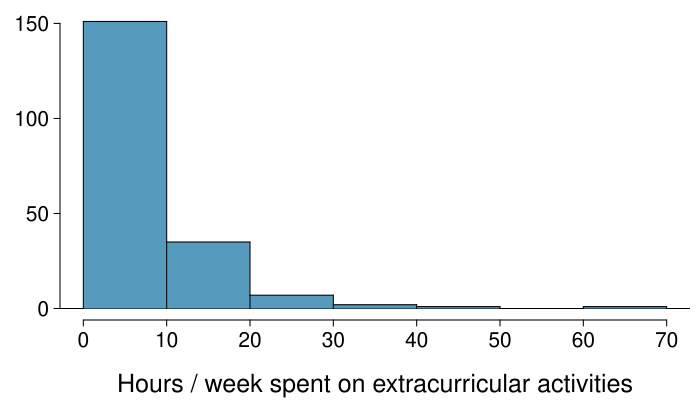

Reproduce this figure in R.
library(openintro)
data(COL)

d = read.csv("extracurr_hrs.csv")

extracurr_hrs = d$extracurr_hrs[!is.na(d$extracurr_hrs)]

# hist

myPDF('extracurr_hrs_hist.pdf', 7, 4, mar=c(4,3,0.5,0.5), cex.lab = 1.5, cex.axis = 1.25)

histPlot(extracurr_hrs, col = COL[1], xlab = "Hours / week spent on extracurricular activities", ylab = "")

dev.off()

# hist, different bin widths

myPDF('extracurr_hrs_hist2.pdf', 7, 4, mar=c(4,3,0.5,0.5), cex.lab = 1.5, cex.axis = 1.25)

histPlot(extracurr_hrs, col = COL[1], xlab = "Hours / week spent on extracurricular activities", ylab = "", breaks = 2)

dev.off()


myPDF('extracurr_hrs_hist20.pdf', 7, 4, mar=c(4,3,0.5,0.5), cex.lab = 1.5, cex.axis = 1.25)

histPlot(extracurr_hrs, col = COL[1], xlab = "Hours / week spent on extracurricular activities", ylab = "", breaks = 20)

dev.off()

myPDF('extracurr_hrs_hist30.pdf', 7, 4, mar=c(4,3,0.5,0.5), cex.lab = 1.5, cex.axis = 1.25)

histPlot(extracurr_hrs, col = COL[1], xlab = "Hours / week spent on extracurricular activities", ylab = "", breaks = 30)

dev.off()





# with mean

myPDF('gpa_dot_plot_mean.pdf', 7, 1.5, mar=c(4,0.5,0.5,0.5), cex.lab = 1.5, cex.axis = 1.25)

openintro::dotPlot(gpa, pch = 19, col = COL[1,4], xlab = "GPA", xlim = c(2.5,4), ylab = "")
M <- mean(d$gpa[d$gpa <= 4], na.rm = TRUE)
polygon(M + c(-2,2,0)*0.01, c(0.25, 0.25, 0.5), border=COL[4], col=COL[4])

dev.off()

# stacked

X <- c()
Y <- c()
for(i in 1:length(gpa)){
	x   <- gpa[i]
	rec <- sum(gpa == x)
	X   <- append(X, rep(x, rec))
	Y   <- append(Y, 1:rec)
}


myPDF('gpa_dot_plot_stacked.pdf', 7, 3, mar=c(4,2,0.5,0.5), cex.lab = 1.5, cex.axis = 1.25)

plot(X,Y, xlim = c(2.5,4), pch = 19, col = COL[1,4], xlab = "GPA", ylab = "", axes = FALSE)
axis(1)
axis(2)

dev.off()
